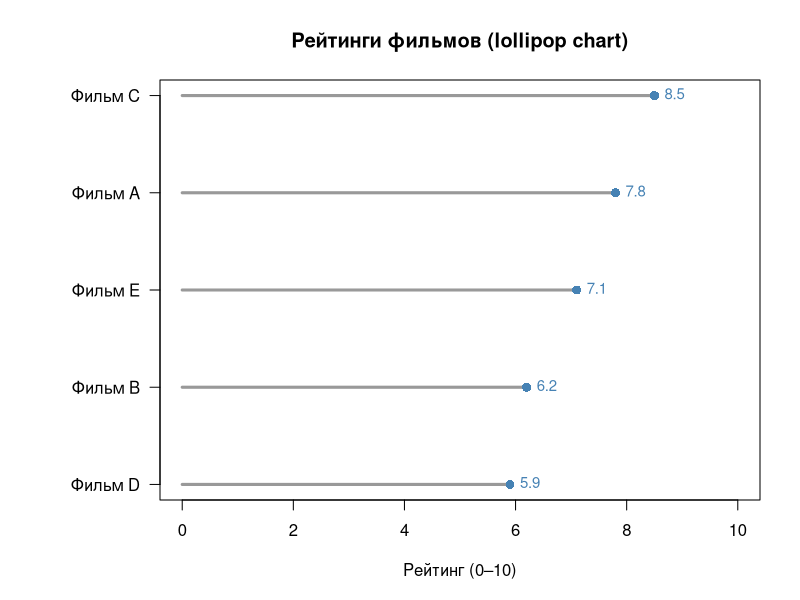

Reproduce this figure in R.
# Построить "ледунку" (lollipop chart) — это наглядная альтернатива
# горизонтальному barplot: линии + кружок на конце.
# Сравним рейтинги 5 фильмов (0-10 баллов).


# МАЛЕНЬКИЙ ДАТАСЕТ (5 СТРОК)
Film   <- c("Фильм A", "Фильм B", "Фильм C", "Фильм D", "Фильм E")
Rating <- c(7.8,       6.2,       8.5,       5.9,       7.1)

df_films <- data.frame(Film, Rating)
df_films
str(df_films)

# УДОБНО СОРТИРОВАТЬ, ЧТОБЫ ПОДПИСИ ШЛИ ОТ МЕНЬШЕГО К БОЛЬШЕМУ
df_sorted <- df_films[order(df_films$Rating), ]
df_sorted

# ПОДГОТОВИМ ПОЛЕ ДЛЯ ГРАФИКА:
# - Рисуем ПУСТОЙ график (type="n"), чтобы задать оси/диапазоны.
# - Ось X — значения рейтинга (от 0 до, скажем, 10).
# - Ось Y — позиции 1..5, подписи — названия фильмов.
par(mar = c(5, 8, 4, 2))  # увеличим левый отступ для длинных подписей
n <- nrow(df_sorted)
plot(
  x = c(0, 10), y = c(1, n), type = "n",
  main = "Рейтинги фильмов (lollipop chart)",
  xlab = "Рейтинг (0–10)",
  ylab = "",
  yaxt = "n"  # отключаем авто-подписи по оси Y (сделаем свои)
)
axis(side = 2, at = 1:n, labels = df_sorted$Film, las = 1)  # свои подписи слева

# РИСУЕМ «ПАЛОЧКИ» (segments) ОТ 0 ДО ЗНАЧЕНИЯ, И «КОНФЕТКУ» (points)
segments(
  x0 = 0,                 # начало палочки на оси X
  y0 = 1:n,               # позиции по оси Y
  x1 = df_sorted$Rating,  # конец палочки = значение рейтинга
  y1 = 1:n,
  lwd = 3, col = "gray60" # толщина и цвет «палочки»
)
points(
  x = df_sorted$Rating, y = 1:n,
  pch = 16, cex = 1.2, col = "steelblue"  # «конфетка» на конце
)

# ДОПОЛНИТЕЛЬНО: ПОДПИШЕМ ЧИСЛО В КОНЦЕ ЛИНИИ
text(
  x = df_sorted$Rating, y = 1:n,
  labels = round(df_sorted$Rating, 1),
  pos = 4, cex = 0.9, col = "steelblue"
)
